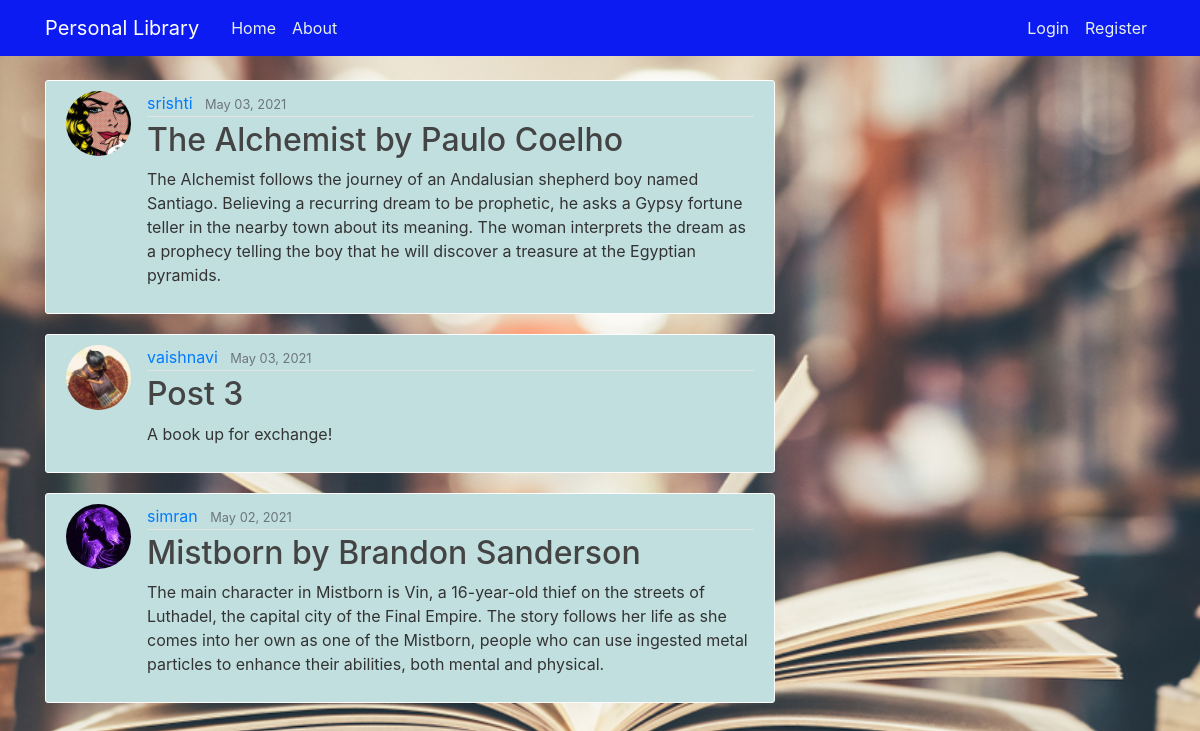
The page / on the database its author committed.
### library/models.py (models this page shows, shortened)
class Post(models.Model):
    title = models.CharField(max_length=100, help_text="Please enter the NAME of the book and its AUTHOR!")
    content = models.TextField(max_length=1000, help_text="Enter a SUMMARY for the book!")
    date_posted = models.DateTimeField(default=timezone.now)
    author = models.ForeignKey(User, on_delete=models.CASCADE)
    book_img = models.ImageField(default='default_book.jpg', upload_to='book_images')

### users/models.py (models this page shows, shortened)
class Profile(models.Model):
    user = models.OneToOneField(User, on_delete=models.CASCADE)
    image = models.ImageField(default='default.jpg',upload_to='profile_pics')

### library/views.py (the view)
# urls.py: path('', PostListView.as_view(), name='library-home'),
class PostListView(ListView):
    model=Post
    template_name = 'library/home.html'
    context_object_name = 'posts'
    ordering = ['-date_posted']

### library/templates/library/home.html
{% extends "library/base.html" %}
{% block content %}
    {% for post in posts %}
        <article class="media content-section">
          <img class="rounded-circle article-img" src="{{ post.author.profile.image.url }}">
          <div class="media-body">
            <div class="article-metadata">
              <a class="mr-2" href="#">{{ post.author }}</a>
              <small class="text-muted">{{ post.date_posted|date:"F d, Y"}}</small>
            </div>
            <h2><a class="article-title" href="{% url 'post-detail' post.id %}">{{ post.title }}</a></h2>
            <p class="article-content">{{ post.content }}</p>
          </div>
        </article>
    {% endfor %}
{% endblock content %}

### library/static/library/main.css (style rules this page uses)
body { background: #fafafa; color: #333333; margin-top: 5rem; }
h1, h2, h3, h4, h5, h6 { color: #444444; }
.content-section { background: #c1dfdf; padding: 10px 20px; border: 1px solid #fdfdfd; border-radius: 3px; margin-bottom: 20px; }
.article-title { color: #444444; }
.article-content { white-space: pre-line; }
.article-img { height: 65px; width: 65px; margin-right: 16px; }
.article-metadata { padding-bottom: 1px; margin-bottom: 4px; border-bottom: 1px solid #e3e3e3 }
#bg { background-repeat: no-repeat; background-size: 1800px 900px; background-position: top; background-attachment: fixed; }

### rows shown on the page
Post: author.profile.image (picture), author "srishti", date_posted "May 03, 2021", title "The Alchemist by Paulo Coelho", content "The Alchemist follows the journey of an Andalusian shepherd boy named Santiago. Believing a recurring dream to be prophetic, he asks a Gypsy fortune teller in the nearby town about its meaning. The woman interprets the dream as a prophecy telling the boy that he will discover a treasure at the Egyptian pyramids."
Post: author.profile.image (picture), author "vaishnavi", date_posted "May 03, 2021", title "Post 3", content "A book up for exchange!"
Post: author.profile.image (picture), author "simran", date_posted "May 02, 2021", title "Mistborn by Brandon Sanderson", content "The main character in Mistborn is Vin, a 16-year-old thief on the streets of Luthadel, the capital city of the Final Empire. The story follows her life as she comes into her own as one of the Mistborn, people who can use ingested metal particles to enhance their abilities, both mental and physical."
